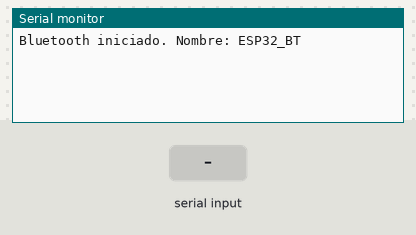
The program below on a simulated ESP32. Shown: the last lines printed to the serial monitor. The test bench sets the inputs (shaded band). Nothing arrives over Bluetooth unless stated.

Above: at 1.2 s.
1.3 s: "1\n" received over the second serial link
At 2.1 s:
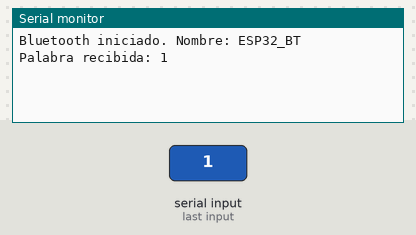
2.9 s: "0\n" received over the second serial link
At 3.4 s:
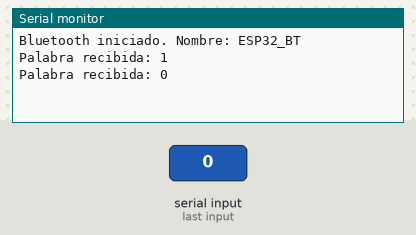
4.4 s: "2\n" received over the second serial link
At 5.7 s:
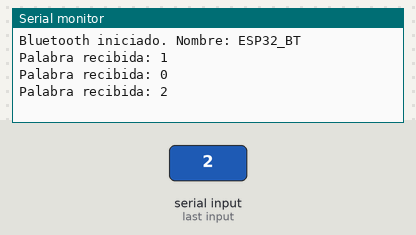

The program:

main.cpp
```cpp
#include <Arduino.h>
#include <BluetoothSerial.h>

// Crear una instancia de BluetoothSerial
BluetoothSerial SerialBT;

// Búfer para almacenar palabras recibidas
String inputBuffer = "";
String outBuffer = "";
void setup() {
  // Inicia el puerto serial para depuración
  Serial.begin(115200);
  SerialBT.begin("ESP32_BT"); // Nombre del dispositivo Bluetooth
  Serial.println("Bluetooth iniciado. Nombre: ESP32_BT");
}

void loop() {
   // Verifica si hay datos recibidos por Bluetooth
  while (SerialBT.available()) {
    // Lee un carácter recibido
    char received = SerialBT.read();

    // Si el carácter es un delimitador (por ejemplo, '\n' , '\r'), se procesa la palabra
    if (received == '\n' || received == '\r') {
      if (inputBuffer.length() > 0) {
        Serial.print("Palabra recibida: ");
        Serial.println(inputBuffer);

        inputBuffer.toUpperCase();
        outBuffer =inputBuffer;
        SerialBT.print("Palabra enviada: ");
        SerialBT.println(outBuffer);

        // Limpia el búfer para la siguiente palabra
        inputBuffer = "";
      }
    } else {
      // Agrega el carácter al búfer
      inputBuffer += received;
    }
  }
  // Pequeña pausa para evitar saturar el procesador
  delay(200);
}
```

Measured:
- after the input at 1.3 s, the serial monitor: prints a new line after 0.10 s (image 1)
- after the input at 2.9 s, the serial monitor: prints a new line after 0.10 s (image 2)
- after the input at 4.4 s, the serial monitor: prints a new line at once (image 3)
